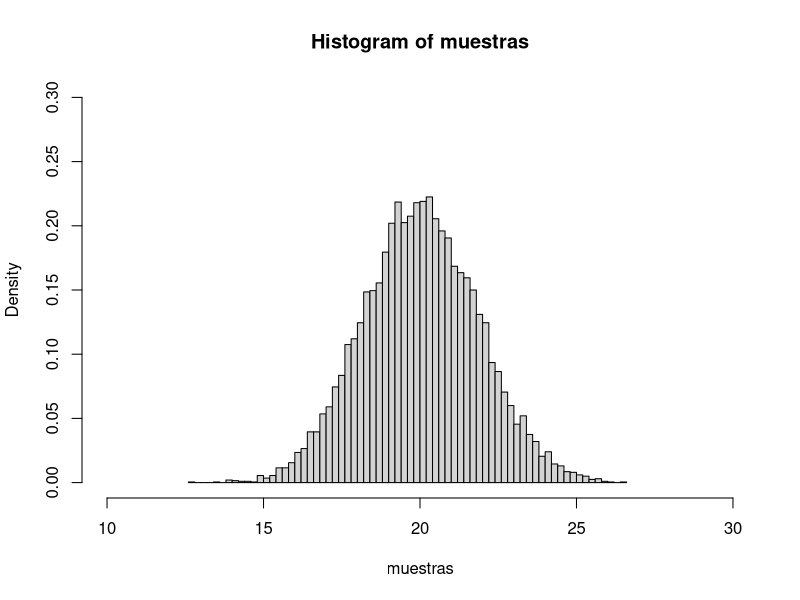

Write R code to recreate this figure.

sampleXi <- function() {
  xi <- runif(1)
  return(xi)
}

sampleE <- function() {
  e <- 0
  for (i in 1: 40) {
    e <- e + sampleXi()
  }
  return(e)
}

n <- 10000
muestras <- sapply(1:n, function(x) { return(sampleE()) })

print(mean(muestras))
print(var(muestras))
hist(muestras, 50, xlim=c(10,30), probability = TRUE, ylim=c(0, 0.3))
